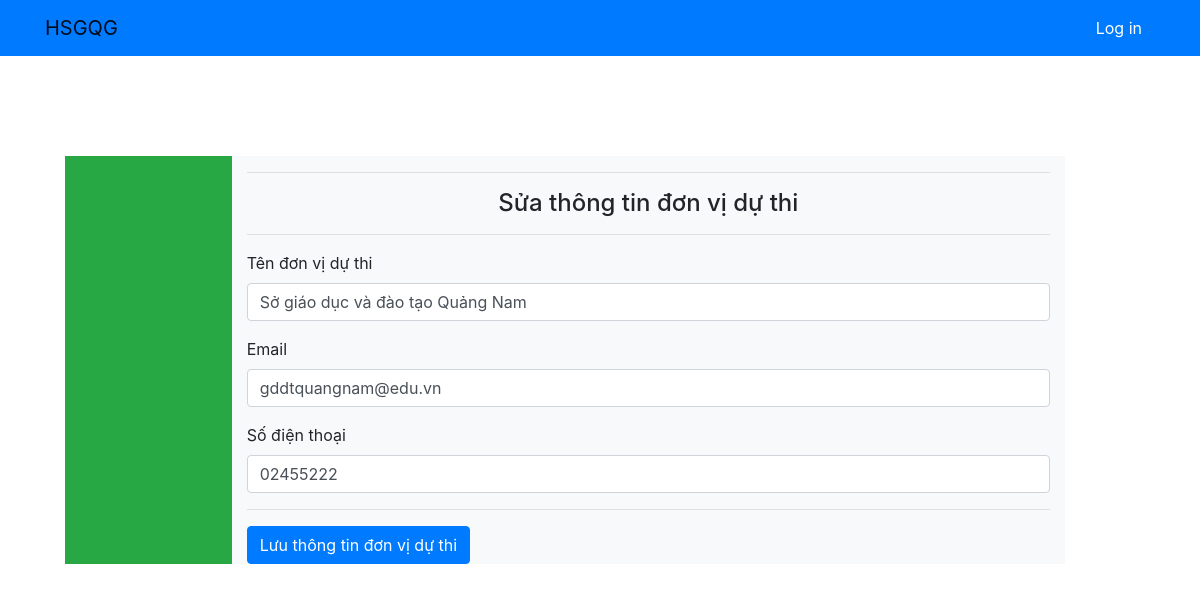
/organizer/edit_participant/6/, run on the app's committed database.
### core/models.py (models this page shows, shortened)
class User(AbstractUser):
    is_BanToChuc = models.BooleanField(default=False)
    is_DonViDuThi = models.BooleanField(default=False)
    name = models.CharField(max_length=30)
    email = models.CharField(max_length=30)
    phone_number = models.CharField(max_length=15)

### core/views.py (the view)
# urls.py: path('organizer/edit_participant/<int:my_id>/', views.edit_participant, name='edit_participant'),
def edit_participant(request, my_id):
    participant = User.objects.get(id = my_id)
    return render(request, 'organizer/edit_participant.html', {
        'participant':participant
    })

### ContestManagement4/templates/organizer/edit_participant.html (shortened to what this page needs)
{% extends 'base.html' %}
{% block content %}
    <h4 class="text-center">Sửa thông tin đơn vị dự thi</h4>
    <hr>
    <form action=" {% url 'update_participant' participant.id %} " method='POST'>
            <div class="form-group">
                <label for="participant_name">Tên đơn vị dự thi</label>
                <input type="text" class="form-control" id="participant_name" name="participant_name" value="{{ participant.name }}">
            </div>
            <div class="form-group">
                <label for="email">Email</label>
                <input type="text" class="form-control" id="email" name="email" value="{{ participant.email }}">
            </div>
            <div class="form-group">
                <label for="phone_number">Số điện thoại</label>
                <input type="text" class="form-control" id="phone_number" name="phone_number" value="{{ participant.phone_number }}">
            </div>
            <hr>
            <button type="submit" class="btn btn-primary">Lưu thông tin đơn vị dự thi</button>
    </form>
{% endblock content %}

### data on the page
User: participant_name "Sở giáo dục và đào tạo Quảng Nam", email "gddtquangnam@edu.vn", phone_number "02455222"
